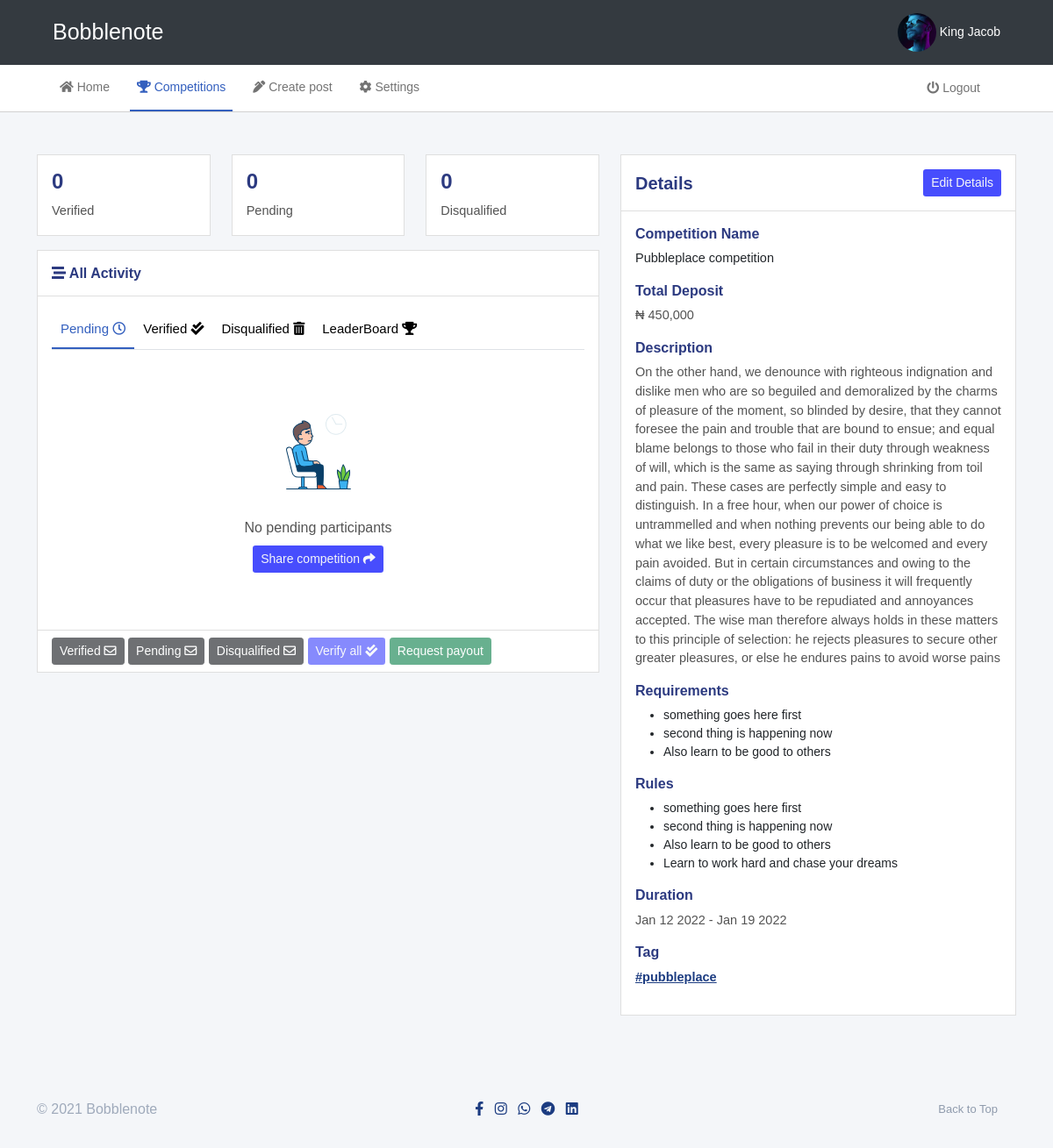
The page /writerdashboard/managecompetition.php?comp_ID=8 (signed in) on the database its author committed.
### tables this page shows
CREATE TABLE `writers` (
  `W_ID` int(11) NOT NULL,
  `account_type` varchar(20) NOT NULL,
  `organization_name` text NOT NULL,
  `firstname` varchar(255) DEFAULT NULL,
  `lastname` varchar(255) DEFAULT NULL,
  `email` varchar(255) DEFAULT NULL,
  `mobile` varchar(255) DEFAULT NULL,
  `dob` varchar(255) DEFAULT NULL,
  `bio` varchar(255) DEFAULT 'Hey there, I''m a writer',
  `profilepic` varchar(255) NOT NULL DEFAULT 'images/other/default_dp.svg',
  `no_of_followers` int(11) NOT NULL DEFAULT 0,
  `twitter` varchar(255) NOT NULL DEFAULT 'twitter url',
  `instagram` varchar(255) NOT NULL DEFAULT 'instagram url',
  `linkedin` varchar(255) NOT NULL DEFAULT 'linkedin url',
  `facebook` varchar(255) NOT NULL DEFAULT 'facebook url',
  `verified` varchar(11) NOT NULL DEFAULT 'no',
  `password` varchar(255) DEFAULT NULL,
  `email_verified` varchar(40) NOT NULL DEFAULT 'no',
  `active` varchar(40) NOT NULL DEFAULT 'yes',
  `token` varchar(20) NOT NULL DEFAULT '0000',
  `date` date NOT NULL DEFAULT current_timestamp()
);

CREATE TABLE `competitions` (
  `comp_ID` int(11) NOT NULL,
  `name` varchar(255) DEFAULT NULL,
  `tag` varchar(255) DEFAULT NULL,
  `comp_description` mediumtext DEFAULT NULL,
  `requirements` mediumtext DEFAULT NULL,
  `rules` mediumtext DEFAULT NULL,
  `start_date` date DEFAULT NULL,
  `end_date` date DEFAULT NULL,
  `date_created` date DEFAULT current_timestamp(),
  `u_email` varchar(255) DEFAULT NULL,
  `comp_status` varchar(255) DEFAULT NULL,
  `total_deposit` int(11) NOT NULL
);

### writerdashboard/managecompetition.php (the view, shortened to what the rows shown need)
<?php
include '../functions.php';
include '../connection.php';
$selector = "";
if ($_SESSION['w_email'] == "") {
  header("Location: ../login.php");
}
else{
  $selector = $_SESSION['w_email'];
}
$details = get_writer_details($connection, $selector);
$fullname = $details['firstname']. " ". $details['lastname'];
$profile_img = $details['profilepic'];
$rand = rand();
if (isset($_GET['comp_ID'])) {
  $compid = $_GET['comp_ID'];
}
$comp_data = get_comp($connection, $compid);
?>
<!DOCTYPE html>
<html lang="en">
<head>
    <link rel="stylesheet" href="../css/bootstrap.min.css">
    <link rel="stylesheet" type="text/css" href="https://unpkg.com/slick-loader@1.1.20/slick-loader.min.css">
    <link rel="stylesheet" href="https://cdn.datatables.net/1.11.3/css/dataTables.bootstrap5.min.css">
    <link rel="stylesheet" href="https://cdnjs.cloudflare.com/ajax/libs/font-awesome/5.15.3/css/all.min.css">
    <link rel="stylesheet" href="css/general.css">
</head>
<body>
     <nav class="navbar navbar-expand-lg navbar-dark nav-one">
      <div class="container-fluid">
        <div class="collapse navbar-collapse">
          <ul class="navbar-nav ms-auto" style="margin-right: 25px;">
              <li class="nav-item">
              <a class="nav-link text-white" href="settings.php"><img src="<?php echo "../".$profile_img."?randomurl= $rand" ?>" class="dp-img" alt=""> <?php
                if ($details['account_type'] == "individual") {
                  echo $fullname;
                }
                else echo $details['organization_name'];
                ?></a>
              </li>
          </ul>
        </div>
      </div>
    </nav>
      <div class="container mt-5">
          <div class="row">
              <div class="col-md-5">
                  <div class="card" style="font-size: 14px;">
                    <div class="card-body">
                        <div class="name">
                            <h6>Competition Name</h6>
                            <p class="text-dark">
                                <?php echo $comp_data['name'] ?>
                            </p>
                        </div>
                        <div class="amount">
                          <h6>Total Deposit</h6>
                          <p>₦ <?php echo number_format($comp_data['total_deposit'])?></p>
                        </div>
                        <div class="description">
                          <h6>Description</h6>
                          <?php echo $comp_data['comp_description'] ?>
                        </div>
                            <div class="requirements">
                               <?php echo $comp_data['requirements'] ?>
                            </div>
                            <div class="rules">
                              <?php echo $comp_data['rules'] ?>
                            </div>
                            <div class="duration">
                                <h6>Duration</h6>
                                <p><?php echo format_date($comp_data['start_date'])." - ".format_date($comp_data['end_date']) ?></p>
                            </div>
                            <div class="tage">
                                <p><span style="font-weight: bold;"><a href="../categories.php?tag=<?php echo $comp_data['tag'] ?>"><?php echo "#".$comp_data['tag']?></a></span></p>
                            </div>
                    </div>
                  </div>
              </div>
          </div>
      </div>
</body>
</html>

### rows shown on the page
writers: profilepic (picture), fullname "King Jacob"
competitions: name "Pubbleplace competition", total_deposit "450,000", comp_description "On the other hand, we denounce with righteous indignation and dislike men who are so beguiled and demoralized by the charms of pleasure of the moment, so blinded by desire, that they cannot foresee the pain and trouble that are bound to ensue; and equal blame belongs to those who fail in their duty through weakness of will, which is the same as saying through shrinking from toil and pain. These cases are perfectly simple and easy to distinguish. In a free hour, when our power of choice is untrammelled and when nothing prevents our being able to do what we like best, every pleasure is to be welcomed and every pain avoided. But in certain circumstances and owing to the claims of duty or the…", requirements "something goes here first second thing is happening now Also learn to be good to others", rules "something goes here first second thing is happening now Also learn to be good to others Learn to work hard and chase your dreams", start_date "Jan 12 2022", end_date "Jan 19 2022", tag "pubbleplace"

### other values the page prints
numFormatter(count_part($connection, $compid, "verified")) "0"
numFormatter(count_part($connection, $compid, "pending")) "0"
numFormatter(count_part($connection, $compid, "disqualified")) "0"
